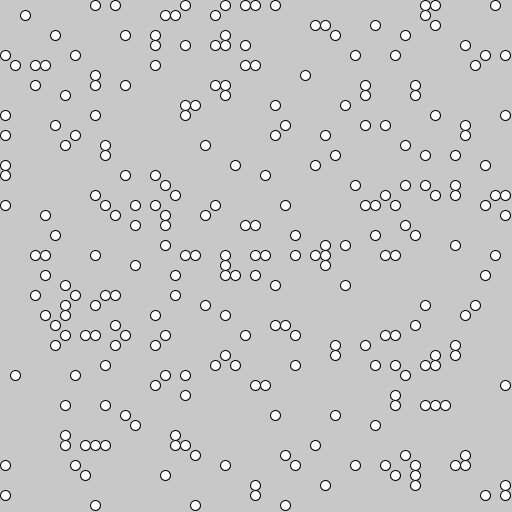
Frame 1 (no input)
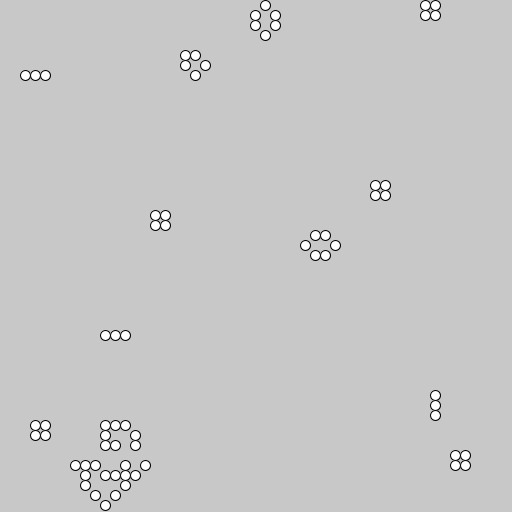
Frame 60 (the mouse pressed at the canvas centre just before this capture)
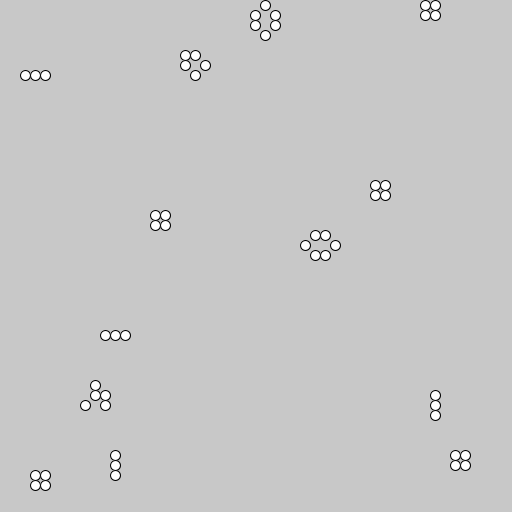
Frame 120 (the mouse held since frame 60 and released just before this capture)

The Processing sketch that drew these frames (run headless with seeded random() and noise(); from frame 60 on, the mouse is pressed at the canvas centre):

// Processing sketch: GameOfLife
// ── GameOfLife.pde
GameObject cells[][];		//Our game grid matrix 
float cellSize = 10;		//Size of our cells
int numberOfColumns;
int numberOfRows;
int fillPercentage = 10;	//Number of starting dots

void setup() {
	size(512, 512);		//Set game Size
	ellipseMode(LEFT);	//set correct mode for our dots (so they stay in frame)
	frameRate(4);		//Low framerate makes it easier to test.
	gameSetup();
}

void draw() {
	drawBackground();
	calculateNextGen();
	drawGame();
}

void drawBackground(){
	background(200);
}

void calculateNextGen()
{
	for (int y = 0; y < numberOfRows; ++y) {
		//for each column in each row
		for (int x = 0; x < numberOfColumns; ++x) {
			//Draw current cell
			int neighbours = calculateNeighbours(x, y);

			cells[x][y].nextGenAlive = checkAgainstRules(neighbours, cells[x][y].alive);			
		}
	}
}

int calculateNeighbours(int x, int y)
{
	int neighbours = 0;

	for (int deltaX = -1; deltaX <= 1; deltaX++)
	{
		for (int deltaY = -1; deltaY <= 1; deltaY++)
		{
			if (deltaX == 0 && deltaY == 0)
			{
				continue;
			}
			
			try
			{
				if (cells[x + deltaX][y + deltaY].alive)
				{
					neighbours++;
				}
			}
			catch (ArrayIndexOutOfBoundsException e)
			{

			}
		}
	}

	return neighbours;
}

boolean checkAgainstRules(int neighbours, boolean currentState)
{
	if (neighbours == 3) {
		return true;
	}
	if (neighbours < 2 || neighbours > 3) {
		return false;
	}

	return currentState;
}

void drawGame() {
	for (int y = 0; y < numberOfRows; ++y)
	{
		for (int x = 0; x < numberOfColumns; ++x)
		{
			cells[x][y].draw();	//Draw current cell
		}
	}
}

// ── GameObject.pde
public class GameObject {
	
	float x, y; 	//Keep track of our positon
	float size;		//our size

	//Keep track if we are alive
	boolean alive = false;
	boolean nextGenAlive = false;

	//Constructor
	public GameObject (float x, float y, float size) {
		//Our X is equal to incoming X, and so forth
		this.x = x * size;
		this.y = y * size;
		this.size = size;
	}

	void draw()
	{
		//If we are alive, draw our dot.
		if (alive) {
			ellipse(x, y, size, size);		
		}
		alive = nextGenAlive;
	}
}
// ── setup.pde
void gameSetup()
{
	//Calculate our grid depending on size and cellSize
	numberOfColumns = (int)Math.floor(width / cellSize);
	numberOfRows = (int)Math.floor(height / cellSize);

	//Initiate our matrix 
	cells = new GameObject[numberOfColumns][numberOfRows];

	//For each row
	for (int y = 0; y < numberOfRows; ++y)
	{
		//for each column in each row
		for (int x = 0; x < numberOfColumns; ++x)
		{
			//Create our game objects, multiply by cellSize for correct placement
			cells[x][y] = new GameObject(x, y, cellSize);

			cells[x][y].alive = randomAlive();
			cells[x][y].nextGenAlive = cells[x][y].alive;
		}
	}
}

boolean randomAlive()
{
	//Random if it should be alive
	if (random(0, 100) < fillPercentage)
	{
		return true;
	}
	else
	{
		return false;	
	}
}
